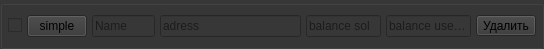
<?xml version="1.0" encoding="UTF-8"?>
<ui version="4.0">
 <class>MyWidget</class>
 <widget class="QWidget" name="MyWidget">
  <property name="geometry">
   <rect>
    <x>0</x>
    <y>0</y>
    <width>544</width>
    <height>44</height>
   </rect>
  </property>
  <property name="sizePolicy">
   <sizepolicy hsizetype="Expanding" vsizetype="Fixed">
    <horstretch>0</horstretch>
    <verstretch>0</verstretch>
   </sizepolicy>
  </property>
  <property name="minimumSize">
   <size>
    <width>0</width>
    <height>0</height>
   </size>
  </property>
  <property name="maximumSize">
   <size>
    <width>16777215</width>
    <height>50</height>
   </size>
  </property>
  <property name="windowTitle">
   <string>MyWidget</string>
  </property>
  <property name="autoFillBackground">
   <bool>false</bool>
  </property>
  <property name="styleSheet">
   <string notr="true">
background-color: rgb(55, 55, 55);</string>
  </property>
  <layout class="QVBoxLayout" name="verticalLayout">
   <property name="spacing">
    <number>5</number>
   </property>
   <property name="leftMargin">
    <number>0</number>
   </property>
   <property name="topMargin">
    <number>0</number>
   </property>
   <property name="rightMargin">
    <number>0</number>
   </property>
   <property name="bottomMargin">
    <number>0</number>
   </property>
   <item>
    <widget class="QGroupBox" name="groupBox">
     <property name="sizePolicy">
      <sizepolicy hsizetype="Expanding" vsizetype="Fixed">
       <horstretch>0</horstretch>
       <verstretch>0</verstretch>
      </sizepolicy>
     </property>
     <property name="minimumSize">
      <size>
       <width>0</width>
       <height>0</height>
      </size>
     </property>
     <property name="maximumSize">
      <size>
       <width>16777215</width>
       <height>50</height>
      </size>
     </property>
     <property name="title">
      <string/>
     </property>
     <layout class="QHBoxLayout" name="horizontalLayout">
      <property name="spacing">
       <number>5</number>
      </property>
      <property name="leftMargin">
       <number>5</number>
      </property>
      <property name="topMargin">
       <number>9</number>
      </property>
      <property name="rightMargin">
       <number>5</number>
      </property>
      <property name="bottomMargin">
       <number>9</number>
      </property>
      <item>
       <widget class="QCheckBox" name="use">
        <property name="text">
         <string comment="Использовать"/>
        </property>
        <property name="iconSize">
         <size>
          <width>12</width>
          <height>12</height>
         </size>
        </property>
        <property name="checked">
         <bool>false</bool>
        </property>
       </widget>
      </item>
      <item>
       <widget class="QPushButton" name="is_master_button">
        <property name="minimumSize">
         <size>
          <width>20</width>
          <height>0</height>
         </size>
        </property>
        <property name="maximumSize">
         <size>
          <width>60</width>
          <height>16777215</height>
         </size>
        </property>
        <property name="text">
         <string>simple</string>
        </property>
       </widget>
      </item>
      <item>
       <widget class="QLineEdit" name="name">
        <property name="sizePolicy">
         <sizepolicy hsizetype="MinimumExpanding" vsizetype="Fixed">
          <horstretch>0</horstretch>
          <verstretch>0</verstretch>
         </sizepolicy>
        </property>
        <property name="minimumSize">
         <size>
          <width>50</width>
          <height>0</height>
         </size>
        </property>
        <property name="maximumSize">
         <size>
          <width>63</width>
          <height>16777215</height>
         </size>
        </property>
        <property name="readOnly">
         <bool>true</bool>
        </property>
        <property name="placeholderText">
         <string>Name</string>
        </property>
       </widget>
      </item>
      <item>
       <widget class="QLineEdit" name="adress">
        <property name="sizePolicy">
         <sizepolicy hsizetype="Expanding" vsizetype="Fixed">
          <horstretch>0</horstretch>
          <verstretch>0</verstretch>
         </sizepolicy>
        </property>
        <property name="readOnly">
         <bool>true</bool>
        </property>
        <property name="placeholderText">
         <string>adress</string>
        </property>
       </widget>
      </item>
      <item>
       <widget class="QLineEdit" name="balance_sol">
        <property name="sizePolicy">
         <sizepolicy hsizetype="MinimumExpanding" vsizetype="Fixed">
          <horstretch>0</horstretch>
          <verstretch>0</verstretch>
         </sizepolicy>
        </property>
        <property name="minimumSize">
         <size>
          <width>50</width>
          <height>0</height>
         </size>
        </property>
        <property name="maximumSize">
         <size>
          <width>75</width>
          <height>16777215</height>
         </size>
        </property>
        <property name="readOnly">
         <bool>true</bool>
        </property>
        <property name="placeholderText">
         <string>balance sol</string>
        </property>
       </widget>
      </item>
      <item>
       <widget class="QLineEdit" name="balance_use">
        <property name="sizePolicy">
         <sizepolicy hsizetype="MinimumExpanding" vsizetype="Fixed">
          <horstretch>0</horstretch>
          <verstretch>0</verstretch>
         </sizepolicy>
        </property>
        <property name="minimumSize">
         <size>
          <width>50</width>
          <height>0</height>
         </size>
        </property>
        <property name="maximumSize">
         <size>
          <width>85</width>
          <height>16777215</height>
         </size>
        </property>
        <property name="readOnly">
         <bool>true</bool>
        </property>
        <property name="placeholderText">
         <string>balance use token</string>
        </property>
       </widget>
      </item>
      <item>
       <widget class="QToolButton" name="delete_button">
        <property name="cursor">
         <cursorShape>PointingHandCursor</cursorShape>
        </property>
        <property name="focusPolicy">
         <enum>Qt::FocusPolicy::NoFocus</enum>
        </property>
        <property name="text">
         <string comment="Удалить">Удалить</string>
        </property>
        <property name="icon">
         <iconset theme="QIcon::ThemeIcon::WindowClose"/>
        </property>
        <property name="iconSize">
         <size>
          <width>12</width>
          <height>12</height>
         </size>
        </property>
       </widget>
      </item>
     </layout>
    </widget>
   </item>
  </layout>
 </widget>
 <resources/>
 <connections/>
</ui>
